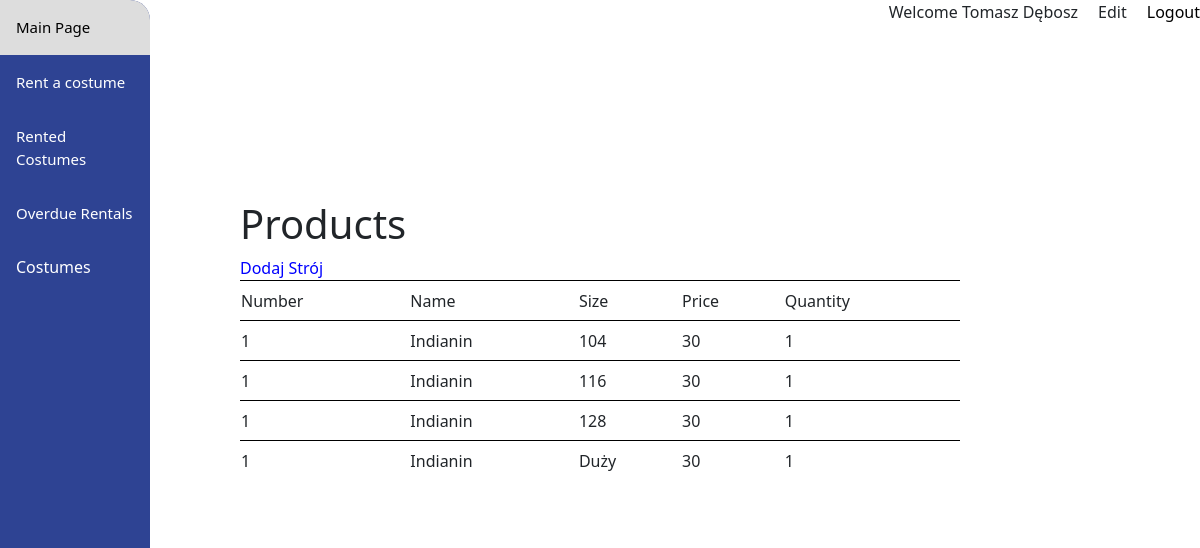
The app's page /dashboard/list.php, older data.
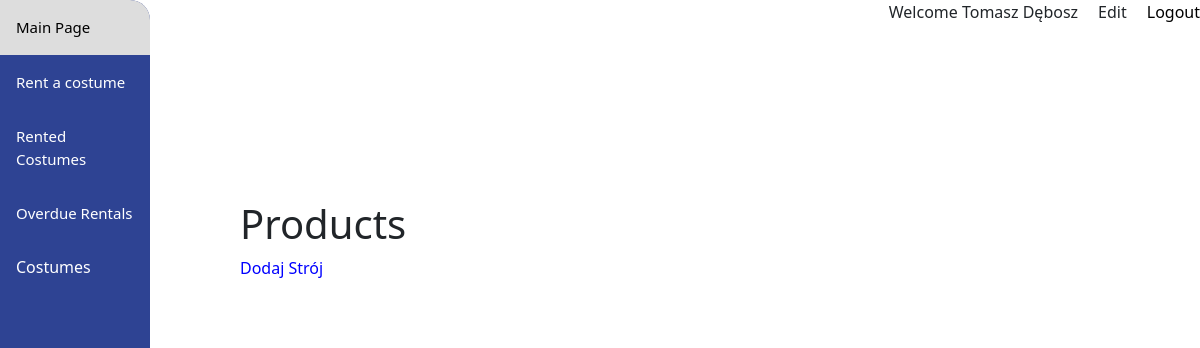
The same page, newer data.
### tables this page shows
CREATE TABLE `costumes` (
  `number` int(3) DEFAULT NULL,
  `name_costume` varchar(31) DEFAULT NULL,
  `size` varchar(29) DEFAULT NULL,
  `price` int(2) DEFAULT NULL,
  `quantity` int(1) DEFAULT NULL,
  `category_id` int(1) DEFAULT NULL,
  `img` varchar(7) DEFAULT NULL,
  `product_id` int(255) NOT NULL
);

### dashboard/list.php (the view, shortened to what this page needs)
<?php
    require_once ('../database/connect.php');
    $site_title = "Products";
    $sql = "SELECT * FROM costumes";
    $results = $conn->query($sql);
?>
<!DOCTYPE html>
<html lang="en">
<head>
    <?php include ('templates/head.php') ?>
</head>
<body>
<?php include('templates/header.php') ?>
    <div class="content">
        <?php include('templates/navbar-top.php') ?>
        <div class="list">
            <div class="menu">
                <h1><?php echo $site_title; ?></h1>
                <a href="add_costume.php">Dodaj Strój</a>
            </div>
            <?php
            if($results->num_rows>0){
                if(isset($_GET['kafelki'])){
                    echo '<div class="kafelki">';
                    while($row = $results->fetch_assoc()) {
                            echo '<div class="kafelek">
                            <img src="../img/'.$row['img'].'">
                            <p class="numer">'.$row['number'].'</p>
                            <p>'.$row['name_costume'].'</p>
                            <p>'.$row['size'].' / '.$row['price'].'</p>
                            <p>'.$row['quantity'].'</p>
                            <p><a href="product.php?productId='.$row['id'].'">Manage</a></p>
                            </div>';
                    }
                    echo '</div>';
                }
                else{
                    echo '<table id="lista">
                    <thead>
                    <td>Number</td>
                    <td>Name</td>
                    <td>Size</td>
                    <td>Price</td>
                    <td>Quantity</td>
                    </thead>
                    ';
                    while($row = $results->fetch_assoc()) {
                        echo '<tr>
                        <td>'.$row['number'].'</td>
                        <td>'.$row['name_costume'].'</td>
                        <td>'.$row['size'].'</td>
                        <td>'.$row['price'].'</td>
                        <td>'.$row['quantity'].'</td>
                        </tr>';
                    }
                    echo '</table>';
                }
            }
            ?>
        </div>
    </div>
</body>
</html>

### dashboard/templates/header.php (shortened to what this page needs)
<div class="sidenav">
    <a href="home.php" class="bar-item"><i class="fa fa-house-user"></i><span class="mobile">Main Page</span></a>
    <a href="rent.php" class="bar-item"><span class="mobile">Rent a costume</a>
    <a href="rented.php" class="bar-item"><span class="mobile">Rented Costumes</a>
    <a href="overdue.php" class="bar-item"><span class="mobile">Overdue Rentals</a>
    <div class="dropdown">
        <a class="dropbtn">Costumes
    </div>
</div>

Row changes from the older to the newer data that the page shows:
removed costumes: number "1", name_costume "Indianin", size "104", price "30", quantity "1"
removed costumes: number "1", name_costume "Indianin", size "116", price "30", quantity "1"
removed costumes: number "1", name_costume "Indianin", size "128", price "30", quantity "1"
removed costumes: number "1", name_costume "Indianin", size "Duży", price "30", quantity "1"
Text that changed along with them:
text no longer shown: "Number Name Size Price Quantity"
